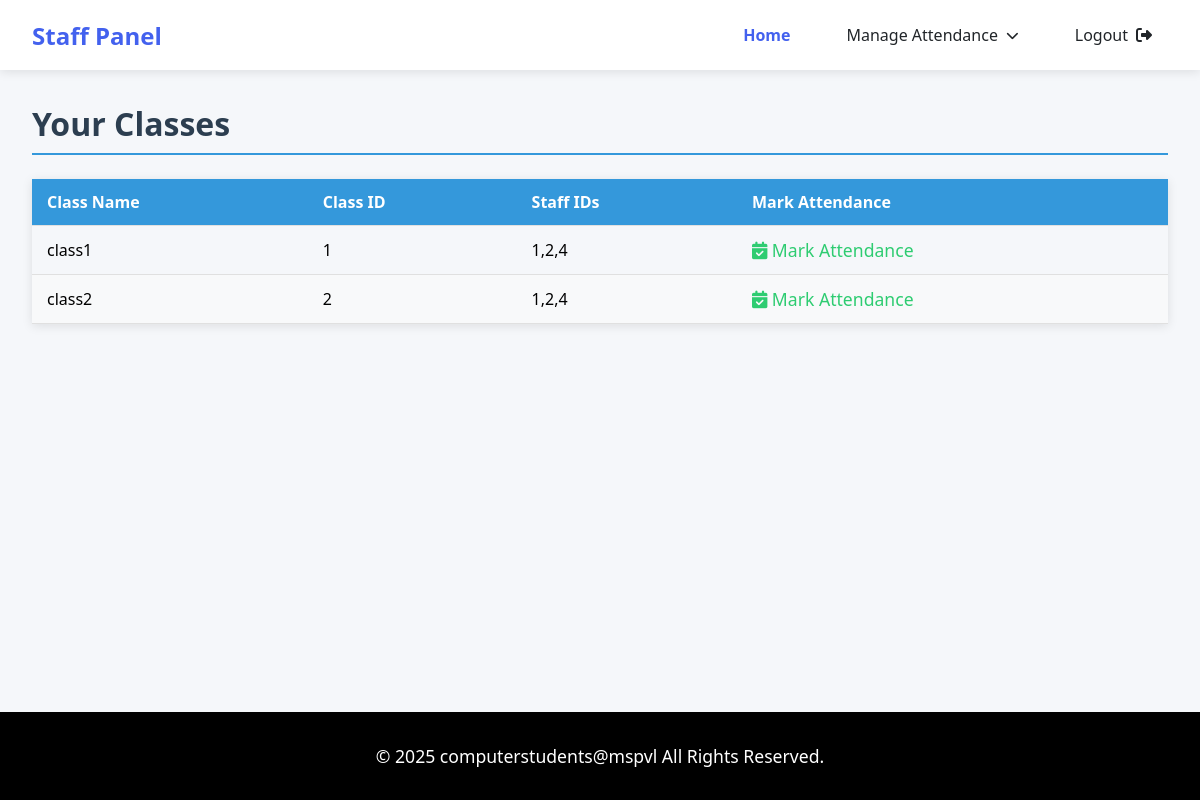
Screenshot of /view_all_attendance (signed in) with the database file from the repository.
### tables this page shows
CREATE TABLE "classes_tb" (
	"classid"	INTEGER NOT NULL,
	"classname"	TEXT NOT NULL UNIQUE,
	"dept"	TEXT NOT NULL,
	"year"	TEXT NOT NULL,
	"sem"	TEXT NOT NULL,
	"staffsid"	TEXT NOT NULL,
	PRIMARY KEY("classid")
);

### app.py (the view)
@app.route('/view_all_attendance')
def view_all_attendance():
    if 'userid' not in session:
        return redirect(url_for('login'))
    user_id = str(session['userid'])
    conn = sqlite3.connect('spm_db.db')
    conn.row_factory = sqlite3.Row
    cursor = conn.cursor()
    cursor.execute("SELECT classname, classid, staffsid FROM classes_tb")
    all_classes = cursor.fetchall()
    classes = []
    for cls in all_classes:
        staff_ids = [id.strip() for id in cls['staffsid'].split(',')]
        if user_id in staff_ids:
            classes.append(cls)
    cursor.close()
    conn.close()
    return render_template('staff/view_attendance.html', classes=classes)

### templates/staff/view_attendance.html (shortened to what this page needs)
<!DOCTYPE html>
<html lang="en">
<head>
    <link rel="stylesheet" href="https://cdnjs.cloudflare.com/ajax/libs/font-awesome/6.4.0/css/all.min.css">
    <link rel="stylesheet" href="static/css/style.css">
</head>
<body>
    <nav class="navbar">
        <a href="#" class="navbar-brand">Staff Panel</a>
        <div class="nav-menu">
            <a href="{{url_for('staff_dashboard')}}" class="nav-item active">Home</a>
            <div class="dropdown">
                <a href="#" class="nav-item dropdown-toggle">Manage Attendance</a>
            </div>
            <a href="{{url_for('home')}}" class="nav-item" id="logout-link">
                <span>Logout</span>
                <i class="fas fa-sign-out-alt"></i>
            </a>
        </div>
    </nav>
    <div class="main-content">
        <h1>Your Classes</h1>
        <table class="class-table">
            <thead>
                <tr>
                    <th>Class Name</th>
                    <th>Class ID</th>
                    <th>Staff IDs</th>
                    <th>Mark Attendance</th>
                </tr>
            </thead>
            <tbody>
                {% for class in classes %}
                <tr>
                    <td>{{ class.classname }}</td>
                    <td>{{ class.classid }}</td>
                    <td>{{ class.staffsid }}</td>
                    <td>
                        <a href="{{ url_for('mark_attendance', classid=class.classid,classname = class.classname) }}"
                           class="btn btn-primary attendance-link">
                            <i class="fas fa-calendar-check"></i> Mark Attendance
                        </a>
                    </td>
                </tr>
                {% endfor %}
            </tbody>
        </table>
    </div>
    <footer class="footer">
        <p class="copyright">© 2025 computerstudents@mspvl All Rights Reserved.</p>
    </footer>
</body>
</html>

### static/css/style.css (style rules this page uses)
:root { --primary: #4361ee; --primary-dark: #3a0ca3; --secondary: #4cc9f0; --light: #f8f9fa; --dark: #212529; --success: #38b000; --warning: #ff9e00; }
* { margin: 0; padding: 0; box-sizing: border-box; font-family: 'Segoe UI', Tahoma, Geneva, Verdana, sans-serif; }
body { background-color: #f5f7fa; display: flex; flex-direction: column; min-height: 100vh; }
.navbar { background: white; box-shadow: 0 2px 10px rgba(0,0,0,0.1); padding: 0 2rem; height: 70px; display: flex; justify-content: space-between; align-items: center; position: fixed; width: 100%; top: 0; z-index: 1000; }
.navbar-brand { font-size: 1.5rem; font-weight: 700; color: var(--primary); text-decoration: none; }
.nav-menu { display: flex; gap: 1.5rem; height: 100%; }
.nav-item { display: flex; align-items: center; padding: 0 1rem; color: var(--dark); text-decoration: none; font-weight: 500; height: 100%; transition: all 0.3s; position: relative; }
.nav-item.active { color: var(--primary); font-weight: 600; }
.dropdown { position: relative; height: 100%; }
.dropdown-toggle::after { content: '\f078'; font-family: 'Font Awesome 6 Free'; font-weight: 900; margin-left: 8px; font-size: 0.8rem; }
#logout-link i { margin-left: 0.5rem; }
.main-content { margin-top: 70px; padding: 2rem; flex: 1; }
.footer { background: black; color: white; padding: 2rem; text-align: center; margin-top: auto; font-size: 1.1rem; }
.copyright { font-weight: 500; }

### templates/staff/view_attendance.html (style rules this page uses)
.class-table { width: 100%; border-collapse: collapse; margin-top: 20px; box-shadow: 0 2px 10px rgba(0, 0, 0, 0.1); }
.class-table th, .class-table td { padding: 12px 15px; text-align: left; border-bottom: 1px solid #e0e0e0; }
.class-table th { background-color: #3498db; color: white; font-weight: 600; }
.class-table tr:nth-child(even) { background-color: #f8f9fa; }
.attendance-link { color: #2ecc71; text-decoration: none; font-size: 1.1rem; transition: color 0.3s; }
.main-content h1 { color: #2c3e50; font-size: 2rem; margin-bottom: 1.5rem; padding-bottom: 0.5rem; border-bottom: 2px solid #3498db; }

### rows the page displays
classes_tb: classname "class1", classid "1", staffsid "1,2,4"
classes_tb: classname "class2", classid "2", staffsid "1,2,4"
